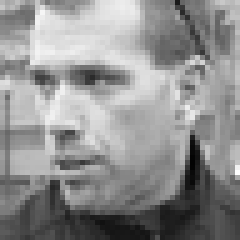
#> input picture Multiclass Image Classifiaction (ANN) /facialExpressions/train/angry/im1065.png, 48 x 48 px (shown 5 times larger); its folder holds only this picture in this run
$ jupyter execute --allow-errors 'Data Loading.ipynb'
#> lines starting #> are read from the running program, lines starting #| are printed output that depends on the picture
[cell 1]
import os
from PIL import Image
import numpy as np

# Path to the main directory containing 'train' folder
main_directory = 'facialExpressions/train'

# Function to load images and create a dataset
def create_dataset(main_dir):
#> called with main_dir = 'facialExpressions/train'
    images = []
    labels = []
    label_to_int = {'angry': 0, 'happy': 1, 'sad':2, 'fearful':3, 'neutral':4}  # Mapping labels to integers

    for emotion in os.listdir(main_dir):
        emotion_folder = os.path.join(main_dir, emotion)
        if os.path.isdir(emotion_folder):
            label = label_to_int[emotion]  # Assign the label based on folder name (angry or happy)
            for image_file in os.listdir(emotion_folder):
                image_path = os.path.join(emotion_folder, image_file)
                if image_file.endswith('.jpg') or image_file.endswith('.png'):  # Check if the file is an image
                    try:
                        img = Image.open(image_path)
#> img is the input picture: PIL image 48x48 L; min 3, max 254, mean 143.7
                        # Resize the image if needed
                        img = img.resize((64, 64))  # Example: Resize images to 64x64 pixels
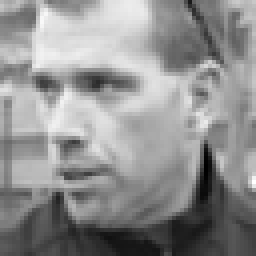
#> img: PIL image 64x64 L (shown 4 times larger); min 0, max 255, mean 143.7
                        img_array = np.array(img)  # Convert image to numerical array
                        images.append(img_array)  # Append image array to the list
                        labels.append(label)  # Append label to the list
                    except Exception as e:
                        print(f"Error processing {image_file}: {e}")
#> pass 2 of the loop in create_dataset, `for emotion in os.listdir(main_dir):`:
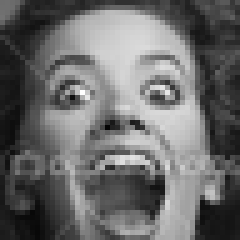
#> input picture Multiclass Image Classifiaction (ANN) /facialExpressions/train/fearful/im1046.png, 48 x 48 px (shown 5 times larger)
#> in create_dataset, img is the input picture: PIL image 48x48 L; min 5, max 255, mean 106.4
#> in create_dataset, `img = img.resize((64, 64))`:
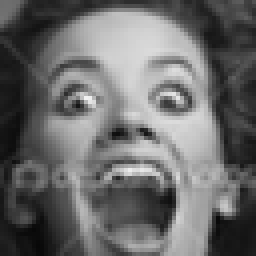
#> img: PIL image 64x64 L (shown 4 times larger); min 8, max 241, mean 106.4

    return np.array(images), np.array(labels)

# Call the function to create the dataset
image_data, labels = create_dataset(main_directory)
#> labels = [0, 3]

# Now 'image_data' contains the numerical arrays of images and 'labels' contains their corresponding labels
# These arrays can be used directly for training machine learning models
# For example, you can use image_data and labels with libraries like TensorFlow, PyTorch, scikit-learn, etc.

[cell 2]
image_data.shape
#> Out = (2, 64, 64)

[cell 3]
labels.shape
#> Out = (2,)

[cell 4]
x_train = image_data
y_train = labels
#> y_train = [0, 3]

[cell 5]
import os
from PIL import Image
import numpy as np

# Path to the main directory containing 'train' folder
main_directory = 'facialExpressions/test'

# Function to load images and create a dataset
def create_dataset(main_dir):
    images = []
    labels = []
    label_to_int = {'angry': 0, 'happy': 1, 'sad':2, 'fearful':3, 'neutral':4}  # Mapping labels to integers

    for emotion in os.listdir(main_dir):
        emotion_folder = os.path.join(main_dir, emotion)
        if os.path.isdir(emotion_folder):
            label = label_to_int[emotion]  # Assign the label based on folder name (angry or happy)
            for image_file in os.listdir(emotion_folder):
                image_path = os.path.join(emotion_folder, image_file)
                if image_file.endswith('.jpg') or image_file.endswith('.png'):  # Check if the file is an image
                    try:
                        img = Image.open(image_path)
                        # Resize the image if needed
                        img = img.resize((64, 64))  # Example: Resize images to 64x64 pixels
                        img_array = np.array(img)  # Convert image to numerical array
                        images.append(img_array)  # Append image array to the list
                        labels.append(label)  # Append label to the list
                    except Exception as e:
                        print(f"Error processing {image_file}: {e}")

    return np.array(images), np.array(labels)

# Call the function to create the dataset
#> (the rest of this cell did not finish here and is left out)

[cell 6]
image_data.shape
#> Out = (2, 64, 64)

[cell 7]
labels.shape
#> Out = (2,)

[cell 8]
x_test=image_data
y_test=labels
#> y_test = [0, 3]
